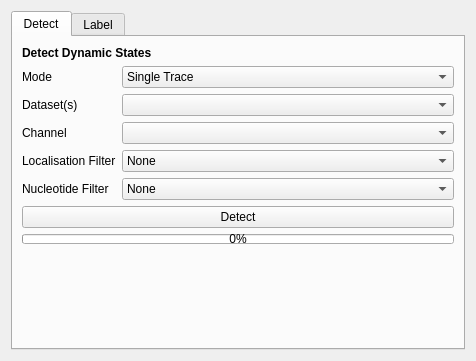
<?xml version="1.0" encoding="UTF-8"?>
<ui version="4.0">
 <class>Form</class>
 <widget class="QWidget" name="Form">
  <property name="geometry">
   <rect>
    <x>0</x>
    <y>0</y>
    <width>476</width>
    <height>361</height>
   </rect>
  </property>
  <property name="maximumSize">
   <size>
    <width>16777215</width>
    <height>415</height>
   </size>
  </property>
  <property name="windowTitle">
   <string>Form</string>
  </property>
  <layout class="QVBoxLayout" name="verticalLayout">
   <item>
    <widget class="QTabWidget" name="tabWidget">
     <property name="currentIndex">
      <number>0</number>
     </property>
     <widget class="QWidget" name="tab">
      <attribute name="title">
       <string>Detect</string>
      </attribute>
      <layout class="QVBoxLayout" name="verticalLayout_2">
       <item>
        <widget class="QLabel" name="label">
         <property name="font">
          <font>
           <weight>75</weight>
           <bold>true</bold>
          </font>
         </property>
         <property name="text">
          <string>Detect Dynamic States</string>
         </property>
        </widget>
       </item>
       <item>
        <layout class="QFormLayout" name="formLayout">
         <item row="1" column="0">
          <widget class="QLabel" name="label_3">
           <property name="text">
            <string>Dataset(s)</string>
           </property>
          </widget>
         </item>
         <item row="1" column="1">
          <widget class="QComboBox" name="detect_dataset"/>
         </item>
         <item row="2" column="0">
          <widget class="QLabel" name="label_5">
           <property name="text">
            <string>Channel</string>
           </property>
          </widget>
         </item>
         <item row="2" column="1">
          <widget class="QComboBox" name="detect_channel"/>
         </item>
         <item row="3" column="0">
          <widget class="QLabel" name="label_17">
           <property name="text">
            <string>Localisation Filter</string>
           </property>
          </widget>
         </item>
         <item row="3" column="1">
          <widget class="QComboBox" name="detect_user_filter">
           <item>
            <property name="text">
             <string>None</string>
            </property>
           </item>
           <item>
            <property name="text">
             <string>0</string>
            </property>
           </item>
           <item>
            <property name="text">
             <string>1</string>
            </property>
           </item>
           <item>
            <property name="text">
             <string>2</string>
            </property>
           </item>
           <item>
            <property name="text">
             <string>3</string>
            </property>
           </item>
           <item>
            <property name="text">
             <string>4</string>
            </property>
           </item>
           <item>
            <property name="text">
             <string>5</string>
            </property>
           </item>
           <item>
            <property name="text">
             <string>6</string>
            </property>
           </item>
           <item>
            <property name="text">
             <string>7</string>
            </property>
           </item>
           <item>
            <property name="text">
             <string>8</string>
            </property>
           </item>
           <item>
            <property name="text">
             <string>9</string>
            </property>
           </item>
          </widget>
         </item>
         <item row="4" column="0">
          <widget class="QLabel" name="label_26">
           <property name="text">
            <string>Nucleotide Filter</string>
           </property>
          </widget>
         </item>
         <item row="4" column="1">
          <widget class="QComboBox" name="detect_nucleotide_filter">
           <item>
            <property name="text">
             <string>None</string>
            </property>
           </item>
           <item>
            <property name="text">
             <string>A</string>
            </property>
           </item>
           <item>
            <property name="text">
             <string>T</string>
            </property>
           </item>
           <item>
            <property name="text">
             <string>C</string>
            </property>
           </item>
           <item>
            <property name="text">
             <string>G</string>
            </property>
           </item>
          </widget>
         </item>
         <item row="0" column="0">
          <widget class="QLabel" name="label_6">
           <property name="text">
            <string>Mode</string>
           </property>
          </widget>
         </item>
         <item row="0" column="1">
          <widget class="QComboBox" name="detect_mode">
           <item>
            <property name="text">
             <string>Single Trace</string>
            </property>
           </item>
           <item>
            <property name="text">
             <string>Multi Trace, Dynamic</string>
            </property>
           </item>
           <item>
            <property name="text">
             <string>Multi Trace, Static</string>
            </property>
           </item>
          </widget>
         </item>
        </layout>
       </item>
       <item>
        <widget class="QPushButton" name="detect_inceptiontime">
         <property name="text">
          <string>Detect</string>
         </property>
        </widget>
       </item>
       <item>
        <widget class="QProgressBar" name="inceptiontime_progressbar">
         <property name="maximumSize">
          <size>
           <width>16777215</width>
           <height>10</height>
          </size>
         </property>
         <property name="value">
          <number>0</number>
         </property>
        </widget>
       </item>
       <item>
        <spacer name="verticalSpacer">
         <property name="orientation">
          <enum>Qt::Vertical</enum>
         </property>
         <property name="sizeHint" stdset="0">
          <size>
           <width>20</width>
           <height>40</height>
          </size>
         </property>
        </spacer>
       </item>
      </layout>
     </widget>
     <widget class="QWidget" name="tab_2">
      <attribute name="title">
       <string>Label</string>
      </attribute>
      <layout class="QVBoxLayout" name="verticalLayout_3">
       <item>
        <widget class="QTabWidget" name="tabWidget_2">
         <property name="currentIndex">
          <number>0</number>
         </property>
         <property name="elideMode">
          <enum>Qt::ElideMiddle</enum>
         </property>
         <widget class="QWidget" name="tab_4">
          <attribute name="title">
           <string>Single Trace</string>
          </attribute>
          <layout class="QVBoxLayout" name="verticalLayout_5">
           <item>
            <widget class="QLabel" name="label_4">
             <property name="sizePolicy">
              <sizepolicy hsizetype="MinimumExpanding" vsizetype="MinimumExpanding">
               <horstretch>0</horstretch>
               <verstretch>0</verstretch>
              </sizepolicy>
             </property>
             <property name="maximumSize">
              <size>
               <width>16777215</width>
               <height>30</height>
              </size>
             </property>
             <property name="text">
              <string>Update the localisation/nucleotide labels for each trace (in each dataset) according to the detected label.</string>
             </property>
             <property name="scaledContents">
              <bool>true</bool>
             </property>
             <property name="wordWrap">
              <bool>true</bool>
             </property>
            </widget>
           </item>
           <item>
            <layout class="QFormLayout" name="formLayout_2">
             <item row="1" column="0">
              <widget class="QLabel" name="label_18">
               <property name="text">
                <string>Localisation Label</string>
               </property>
              </widget>
             </item>
             <item row="1" column="1">
              <widget class="QComboBox" name="singletrace_user_label">
               <item>
                <property name="text">
                 <string>None</string>
                </property>
               </item>
               <item>
                <property name="text">
                 <string>0</string>
                </property>
               </item>
               <item>
                <property name="text">
                 <string>1</string>
                </property>
               </item>
               <item>
                <property name="text">
                 <string>2</string>
                </property>
               </item>
               <item>
                <property name="text">
                 <string>3</string>
                </property>
               </item>
               <item>
                <property name="text">
                 <string>4</string>
                </property>
               </item>
               <item>
                <property name="text">
                 <string>5</string>
                </property>
               </item>
               <item>
                <property name="text">
                 <string>6</string>
                </property>
               </item>
               <item>
                <property name="text">
                 <string>7</string>
                </property>
               </item>
               <item>
                <property name="text">
                 <string>8</string>
                </property>
               </item>
               <item>
                <property name="text">
                 <string>9</string>
                </property>
               </item>
              </widget>
             </item>
             <item row="2" column="0">
              <widget class="QLabel" name="label_27">
               <property name="text">
                <string>Nucleotide Label</string>
               </property>
              </widget>
             </item>
             <item row="2" column="1">
              <widget class="QComboBox" name="singletrace_nucleotide_label">
               <item>
                <property name="text">
                 <string>None</string>
                </property>
               </item>
               <item>
                <property name="text">
                 <string>A</string>
                </property>
               </item>
               <item>
                <property name="text">
                 <string>T</string>
                </property>
               </item>
               <item>
                <property name="text">
                 <string>C</string>
                </property>
               </item>
               <item>
                <property name="text">
                 <string>G</string>
                </property>
               </item>
              </widget>
             </item>
             <item row="0" column="0">
              <widget class="QLabel" name="label_2">
               <property name="text">
                <string>Detected Label</string>
               </property>
              </widget>
             </item>
             <item row="0" column="1">
              <widget class="QComboBox" name="singletrace_label">
               <item>
                <property name="text">
                 <string>Dynamic</string>
                </property>
               </item>
               <item>
                <property name="text">
                 <string>Static</string>
                </property>
               </item>
              </widget>
             </item>
            </layout>
           </item>
           <item>
            <widget class="QPushButton" name="label_singletrace">
             <property name="text">
              <string>Update Trace Labels</string>
             </property>
            </widget>
           </item>
          </layout>
         </widget>
         <widget class="QWidget" name="tab_5">
          <attribute name="title">
           <string>Multi Trace</string>
          </attribute>
          <layout class="QVBoxLayout" name="verticalLayout_4">
           <item>
            <widget class="QLabel" name="label_9">
             <property name="sizePolicy">
              <sizepolicy hsizetype="MinimumExpanding" vsizetype="MinimumExpanding">
               <horstretch>0</horstretch>
               <verstretch>0</verstretch>
              </sizepolicy>
             </property>
             <property name="maximumSize">
              <size>
               <width>16777215</width>
               <height>30</height>
              </size>
             </property>
             <property name="text">
              <string>Update the localisation/nucleotide labels for the all of traces associated with each localisation number (across multiple datasets).</string>
             </property>
             <property name="scaledContents">
              <bool>true</bool>
             </property>
             <property name="wordWrap">
              <bool>true</bool>
             </property>
            </widget>
           </item>
           <item>
            <layout class="QFormLayout" name="formLayout_4">
             <item row="0" column="0">
              <widget class="QLabel" name="label_7">
               <property name="text">
                <string>Detected Label</string>
               </property>
              </widget>
             </item>
             <item row="0" column="1">
              <widget class="QComboBox" name="multitrace_label">
               <item>
                <property name="text">
                 <string>Dynamic</string>
                </property>
               </item>
               <item>
                <property name="text">
                 <string>Static</string>
                </property>
               </item>
              </widget>
             </item>
             <item row="1" column="0">
              <widget class="QLabel" name="label_8">
               <property name="text">
                <string>Min Number of States</string>
               </property>
              </widget>
             </item>
             <item row="1" column="1">
              <widget class="QComboBox" name="multitrace_min_states">
               <item>
                <property name="text">
                 <string>1</string>
                </property>
               </item>
               <item>
                <property name="text">
                 <string>2</string>
                </property>
               </item>
               <item>
                <property name="text">
                 <string>3</string>
                </property>
               </item>
               <item>
                <property name="text">
                 <string>4</string>
                </property>
               </item>
               <item>
                <property name="text">
                 <string>5</string>
                </property>
               </item>
              </widget>
             </item>
             <item row="2" column="0">
              <widget class="QLabel" name="label_20">
               <property name="text">
                <string>Localisation Filter</string>
               </property>
              </widget>
             </item>
             <item row="2" column="1">
              <widget class="QComboBox" name="multitrace_user_label">
               <item>
                <property name="text">
                 <string>None</string>
                </property>
               </item>
               <item>
                <property name="text">
                 <string>0</string>
                </property>
               </item>
               <item>
                <property name="text">
                 <string>1</string>
                </property>
               </item>
               <item>
                <property name="text">
                 <string>2</string>
                </property>
               </item>
               <item>
                <property name="text">
                 <string>3</string>
                </property>
               </item>
               <item>
                <property name="text">
                 <string>4</string>
                </property>
               </item>
               <item>
                <property name="text">
                 <string>5</string>
                </property>
               </item>
               <item>
                <property name="text">
                 <string>6</string>
                </property>
               </item>
               <item>
                <property name="text">
                 <string>7</string>
                </property>
               </item>
               <item>
                <property name="text">
                 <string>8</string>
                </property>
               </item>
               <item>
                <property name="text">
                 <string>9</string>
                </property>
               </item>
              </widget>
             </item>
             <item row="3" column="0">
              <widget class="QLabel" name="label_29">
               <property name="text">
                <string>Nucleotide Filter</string>
               </property>
              </widget>
             </item>
             <item row="3" column="1">
              <widget class="QComboBox" name="multitrace_nucleotide_label">
               <item>
                <property name="text">
                 <string>None</string>
                </property>
               </item>
               <item>
                <property name="text">
                 <string>A</string>
                </property>
               </item>
               <item>
                <property name="text">
                 <string>T</string>
                </property>
               </item>
               <item>
                <property name="text">
                 <string>C</string>
                </property>
               </item>
               <item>
                <property name="text">
                 <string>G</string>
                </property>
               </item>
              </widget>
             </item>
            </layout>
           </item>
           <item>
            <widget class="QPushButton" name="label_multitrace">
             <property name="text">
              <string>Update Trace Labels</string>
             </property>
            </widget>
           </item>
          </layout>
         </widget>
        </widget>
       </item>
       <item>
        <spacer name="verticalSpacer_2">
         <property name="orientation">
          <enum>Qt::Vertical</enum>
         </property>
         <property name="sizeHint" stdset="0">
          <size>
           <width>20</width>
           <height>40</height>
          </size>
         </property>
        </spacer>
       </item>
      </layout>
     </widget>
    </widget>
   </item>
  </layout>
 </widget>
 <resources/>
 <connections/>
</ui>
